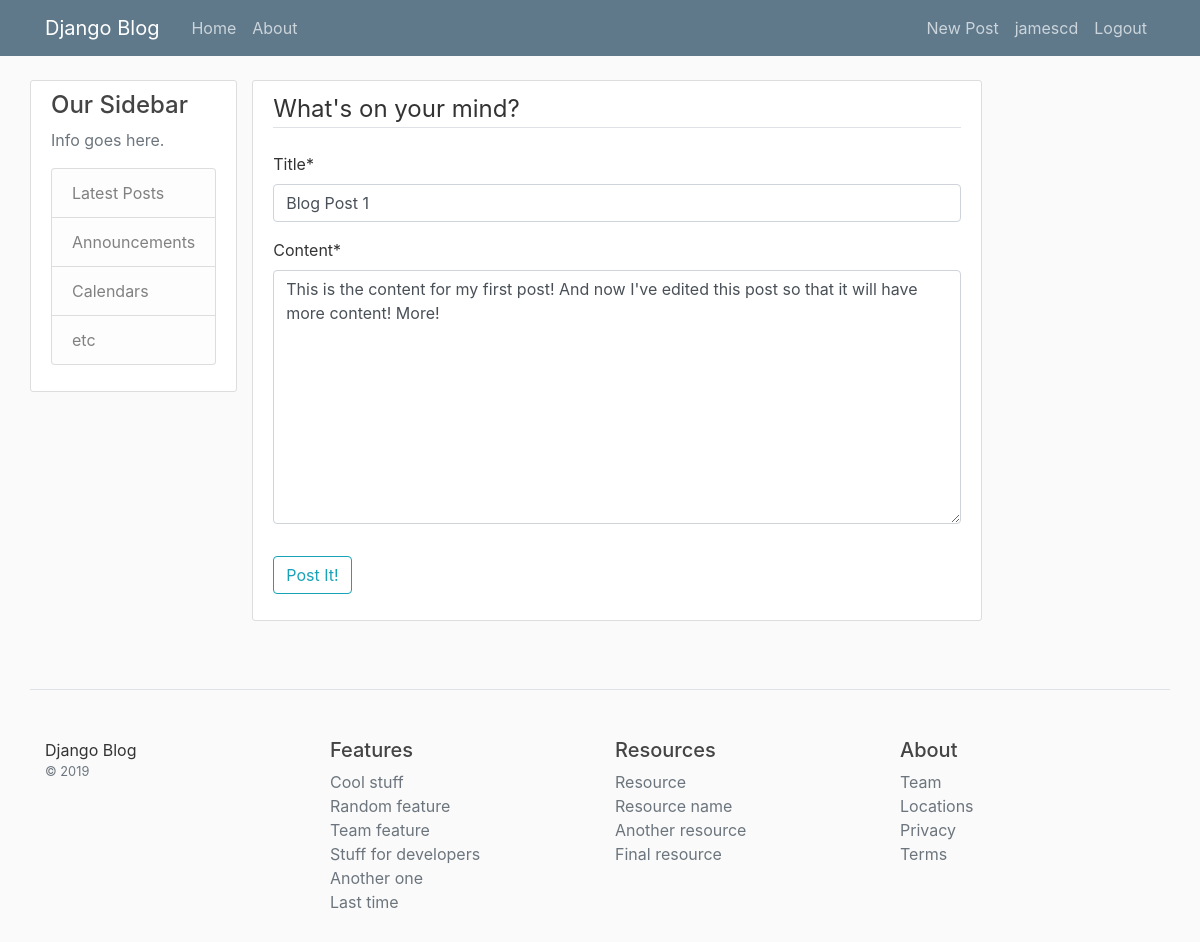
The app's page /post/1/update/ (signed in) with its own data.
### blog/models.py (models this page shows, shortened)
class Post(models.Model):
	title = models.CharField(max_length=100)
	content = models.TextField()
	date_posted = models.DateTimeField(default=timezone.now)
	author = models.ForeignKey(User, on_delete=models.CASCADE)
	updoots = models.SmallIntegerField(default=0)

### blog/views.py (the view, shortened to what this page needs)
# urls.py: path('post/<int:pk>/update/', PostUpdateView.as_view(), name='post-update'),
class PostUpdateView(LoginRequiredMixin, UserPassesTestMixin, UpdateView):
	model = Post
	context_object_name = 'post'
	fields = ['title', 'content']
	def test_func(self):
		post = self.get_object()
		return self.request.user == post.author

### blog/templates/blog/post_form.html (shortened to what this page needs)
{% extends "blog/base.html" %}
{% load crispy_forms_tags %}
{% block content %}
    <div class="content-section">
		<form method="POST">
			<fieldset class="form-group">
				<legend class="border-bottom mb-4">What's on your mind?</legend>
				{{ form|crispy }}
			</fieldset>
			<div class="form-group">
				<button class="btn btn-outline-info" type="submit" name="post-btn">Post It!</button>
			</div>
		</form>
    </div>
{% endblock content %}

### blog/templates/blog/base.html (shortened to what this page needs)
{% load static %}
<!DOCTYPE html>
<html lang="en">
<head>
	<link rel="stylesheet" href="https://stackpath.bootstrapcdn.com/bootstrap/4.4.1/css/bootstrap.min.css">
	<link rel="stylesheet" type="text/css" href="{% static 'blog/main.css' %}">
</head>
<body>
	<header class="site-header">
		<nav class="navbar navbar-expand-md navbar-dark bg-steel fixed-top">
			<div class="container">
				<a class="navbar-brand mr-4" href="{% url 'blog-home' %}">Django Blog</a>
				<div class="collapse navbar-collapse" id="navbarToggle">
					<div class="navbar-nav mr-auto">
						<a class="nav-item nav-link" href="{% url 'blog-home' %}">Home</a>
						<a class="nav-item nav-link" href="{% url 'blog-about' %}">About</a>
					</div>
					<div class="navbar-nav">
						{% if user.is_authenticated %}
							<a class="nav-item nav-link" href="{% url 'post-create' %}">New Post</a>
							<a class="nav-item nav-link" href="{% url 'profile' %}">{{ user.username }}</a>
							<a class="nav-item nav-link" href="{% url 'logout' %}">Logout</a>
						{% else %}
							<a class="nav-item nav-link" href="{% url 'login' %}">Login</a>
							<a class="nav-item nav-link" href="{% url 'register' %}">Register</a>
						{% endif %}
					</div>
				</div>
			</div>
		</nav>
	</header>
	<main role="main" class="container">
		<div class="row">
			<div class="col-md-2.5">
				<div class="content-section">
					<h4>Our Sidebar</h4>
					<p class='text-muted'>Info goes here.
						<ul class="list-group">
							<li class="list-group-item list-group-item-light">Latest Posts</li>
							<li class="list-group-item list-group-item-light">Announcements</li>
							<li class="list-group-item list-group-item-light">Calendars</li>
							<li class="list-group-item list-group-item-light">etc</li>
						</ul>
					</p>
				</div>
			</div>
			<div class="col-md-8">
				{% block content %}{% endblock %}
			</div>
		</div>
	</main>
	<footer class="container pt-4 my-md-5 pt-md-5 border-top">
        <div class="row">
          <div class="col-12 col-md">
			Django Blog
            <small class="d-block mb-3 text-muted">&copy; 2019</small>
          </div>
          <div class="col-6 col-md">
            <h5>Features</h5>
            <ul class="list-unstyled text-small">
              <li><a class="text-muted" href="#">Cool stuff</a></li>
              <li><a class="text-muted" href="#">Random feature</a></li>
              <li><a class="text-muted" href="#">Team feature</a></li>
              <li><a class="text-muted" href="#">Stuff for developers</a></li>
              <li><a class="text-muted" href="#">Another one</a></li>
              <li><a class="text-muted" href="#">Last time</a></li>
            </ul>
          </div>
          <div class="col-6 col-md">
            <h5>Resources</h5>
            <ul class="list-unstyled text-small">
              <li><a class="text-muted" href="#">Resource</a></li>
              <li><a class="text-muted" href="#">Resource name</a></li>
              <li><a class="text-muted" href="#">Another resource</a></li>
              <li><a class="text-muted" href="#">Final resource</a></li>
            </ul>
          </div>
          <div class="col-6 col-md">
            <h5>About</h5>
            <ul class="list-unstyled text-small">
              <li><a class="text-muted" href="#">Team</a></li>
              <li><a class="text-muted" href="#">Locations</a></li>
              <li><a class="text-muted" href="#">Privacy</a></li>
              <li><a class="text-muted" href="#">Terms</a></li>
            </ul>
          </div>
        </div>
      </footer>
</body>
</html>

### blog/static/blog/main.css (style rules this page uses)
body { background: #fafafa; color: #333333; margin-top: 5rem; }
h1, h2, h3, h4, h5, h6 { color: #444444; }
ul { margin: 0; }
.bg-steel { background-color: #5f788a; }
.site-header .navbar-nav .nav-link { color: #cbd5db; }
.content-section { background: #ffffff; padding: 10px 20px; border: 1px solid #dddddd; border-radius: 3px; margin-bottom: 20px; }

### records on screen
Post: title "Blog Post 1", content "This is the content for my first post! And now I've edited this post so that it will have more content! More!"

### other values on screen
{{ user.username }} "jamescd"
